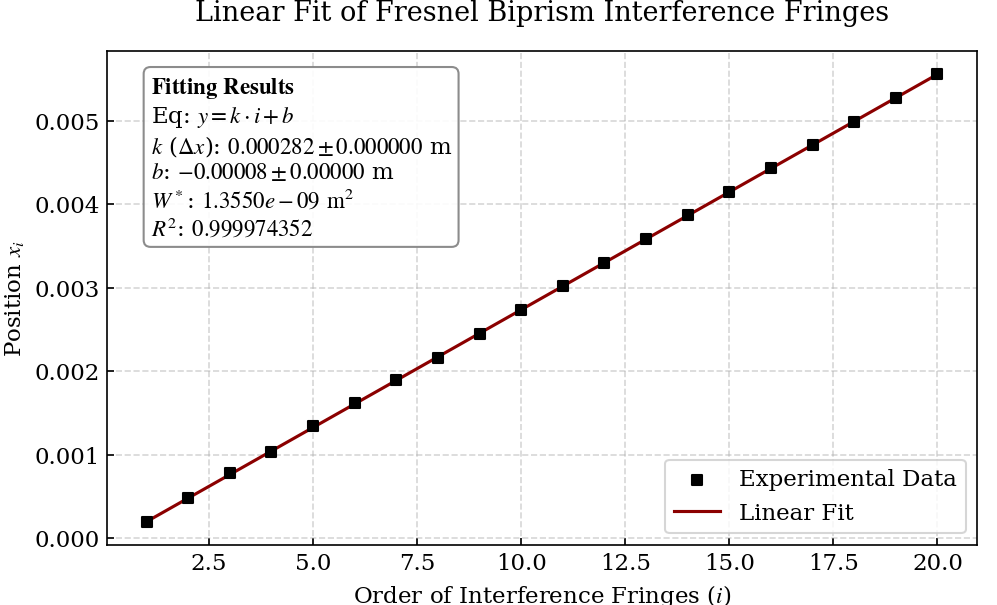

This figure's Python source:
import numpy as np
import matplotlib.pyplot as plt
from scipy.optimize import curve_fit

# --- 1. 数据对齐 (严格取自 image_a16c6a.png) ---
# 原始像素读数 x_pix
factor=3.45e-6
x_pix=[55,138,225,301,388,471,550,625,709,792,875,954,1037,1121,1200,1283,1366,1445,1529,1612]
pixels = np.array(x_pix)

# 级数 i (1 to 20)
order = np.arange(1, 21)

# 单位转换: 1 pixel = 3.45 um = 0.00345 mm
# 转换后的实际距离 y_mm (mm)
y = pixels * factor

# --- 2. 线性拟合与不确定度计算 (根据讲义第143页算法) ---
def model(x, k, b):
    return k * x + b

# popt: [k, b], pcov: 协方差矩阵
popt, pcov = curve_fit(model, order, y)
k, b = popt
# 参数标准不确定度 u(k), u(b)
perr = np.sqrt(np.diag(pcov))
uk, ub = perr[0], perr[1]

# 统计量计算
residuals = y - model(order, *popt)
w_star = np.sum(residuals**2)  # 残差平方和 (W*)
ss_tot = np.sum((y- np.mean(y))**2)
r_squared = 1 - (w_star / ss_tot)

# --- 3. 学术风格绘图 (无中文干扰，解决乱码) ---
plt.rcParams.update({
    "font.family": "serif",
    "font.size": 11,
    "mathtext.fontset": "stix", # 采用类似 LaTeX 的字体
    "xtick.direction": "in",
    "ytick.direction": "in",
    "axes.grid": True,
    "grid.linestyle": "--",
    "grid.alpha": 0.5
})

fig, ax = plt.subplots(figsize=(8, 6), dpi=150)

# 数据点与拟合线
ax.scatter(order, y, color='black', marker='s', s=20, label='Experimental Data', zorder=3)
ax.plot(order, model(order, k, b), color='darkred', lw=1.5, label='Linear Fit', zorder=2)

# 标注文字内容 (学术严谨格式)
fit_info = (
    r"$\mathbf{Fitting\ Results}$" + "\n"
    r"Eq: $y = k \cdot i + b$" + "\n"
    f"$k$ ($\Delta x$): ${k:.6f} \pm {uk:.6f}$ m\n"
    f"$b$: ${b:.5f} \pm {ub:.5f}$ m\n"
    f"$W^*$: ${w_star:.4e}$ $\mathrm{{m^2}}$\n"
    f"$R^2$: ${r_squared:.9f}$"
)

# 使用文本框展示参数
props = dict(boxstyle='round', facecolor='white', alpha=0.9, edgecolor='gray')
ax.text(0.05, 0.95, fit_info, transform=ax.transAxes, verticalalignment='top', bbox=props)

# 坐标轴标签 (使用英文以避免乱码，符合学术惯例)
ax.set_xlabel(r"Order of Interference Fringes ($i$)")
ax.set_ylabel(r"Position $x_i$")
ax.set_title("Linear Fit of Fresnel Biprism Interference Fringes", fontsize=13, pad=15)
ax.legend(loc='lower right')

plt.tight_layout()
plt.show()

# 命令行输出精确数值
print(f"Slope (Fringe Spacing Delta x): {k:.7f} ")
print(f"Uncertainty u(k): {uk:.7e} ")
print(f"R-squared: {r_squared:.12f}")
